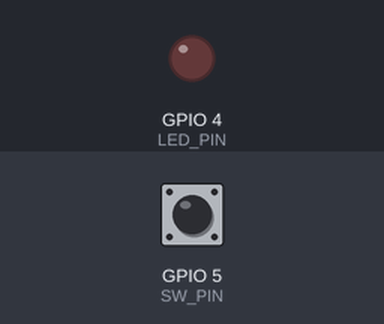
Recording of a program running on a simulated ESP32-S3. Parts: output pins drawn as LEDs (lit = HIGH). The inputs (shaded band) are chosen by the test bench; at power-on: GPIO 5 (SW_PIN) LOW. Storage starts empty; what the program prints to the serial monitor is not drawn.

Above: at 1.8 s.
1.9 s: GPIO 5 (SW_PIN) pulled HIGH for 0.15 s
At 3.3 s:
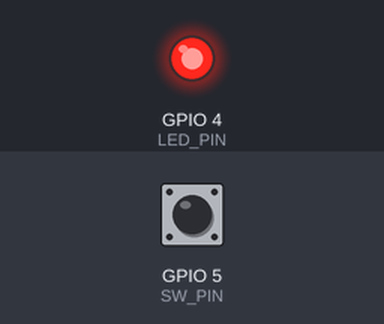
5.1 s: GPIO 5 (SW_PIN) pulled HIGH for 1 s
At 5.4 s:
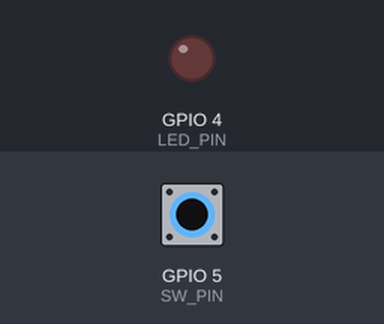
7.6 s: GPIO 5 (SW_PIN) pulled HIGH for 3.2 s
At 11.7 s:
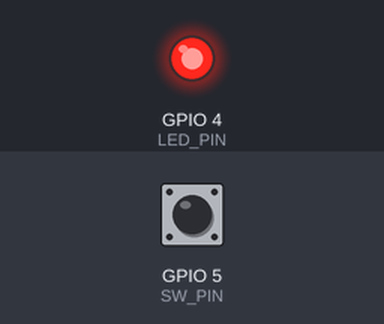
Timing chart, 0 to 13.2 s (numbered marks = the images above; inputs shaded):
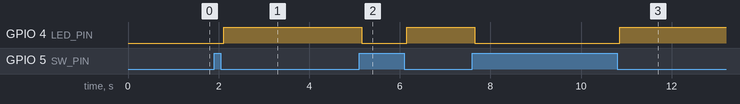

Measured:
- after the input at 1.9 s, GPIO 4 (LED_PIN): LOW → HIGH after 0.21 s
- after the input at 5.1 s, GPIO 4 (LED_PIN): HIGH → LOW after 0.06 s, → HIGH 1.0 s later
- after the input at 7.6 s, GPIO 4 (LED_PIN): HIGH → LOW after 0.06 s, → HIGH 3.2 s later

The program:

main.cpp
```cpp
#include <Arduino.h>
#include <HardwareSerial.h>
#include <SD.h>
#include <SPI.h>

// ── Pin Definitions ──────────────────────────────────────────────────────────
#define GPS_RX_PIN   18   // ESP RX ← GPS TX
#define GPS_TX_PIN   17   // ESP TX → GPS RX
#define SD_CS_PIN    10
#define SD_MOSI_PIN  11
#define SD_SCK_PIN   12
#define SD_MISO_PIN  13
#define LED_PIN       4
#define SW_PIN        5   // Changed from BTN_PIN to SW_PIN

// ── Configuration ────────────────────────────────────────────────────────────
#define GPS_BAUD      9600
#define SERIAL_BAUD   115200
#define LOG_FILENAME  "/gpsdata.csv"
#define LED_BLINK_MS  30   // Duration of write-blink

// ── GPS Serial ───────────────────────────────────────────────────────────────
HardwareSerial gpsSerial(1);

// Create a dedicated, low-level hardware SPI bus for the SD card
SPIClass sdSPI(FSPI);

// ── State ────────────────────────────────────────────────────────────────────
bool   sdReady         = false;
bool   isRecording     = false;
File   logFile;

// LED blink timing
uint32_t ledRestoreTime = 0;

// Switch state tracking
bool   lastSwitchState = HIGH;

// ── Forward Declarations ─────────────────────────────────────────────────────
bool isValidNMEA(const String &sentence);
bool isGPRMC(const String &sentence);
void dumpCSV();
void startRecording();
void stopRecording();
String parseNMEAtoCSV(const String &sentence);

// ── Helpers ──────────────────────────────────────────────────────────────────

bool isValidNMEA(const String &sentence) {
  if (sentence.length() < 10)        return false;
  if (sentence.charAt(0) != '$')     return false;
  int starIdx = sentence.lastIndexOf('*');
  if (starIdx < 0 || starIdx + 2 >= (int)sentence.length()) return false;

  uint8_t computed = 0;
  for (int i = 1; i < starIdx; i++) computed ^= (uint8_t)sentence.charAt(i);

  String hexStr = sentence.substring(starIdx + 1, starIdx + 3);
  hexStr.toUpperCase();
  uint8_t provided = (uint8_t)strtol(hexStr.c_str(), nullptr, 16);
  return computed == provided;
}

bool isGPRMC(const String &sentence) {
  return sentence.startsWith("$GPRMC") || sentence.startsWith("$GNRMC");
}

String parseNMEAtoCSV(const String &sentence) {
  int starIdx = sentence.lastIndexOf('*');
  String checksum = (starIdx >= 0) ? sentence.substring(starIdx + 1) : "";
  checksum.trim();
  String body = sentence.substring(1, starIdx >= 0 ? starIdx : sentence.length());
  return body + "," + checksum;
}

void dumpCSV() {
  Serial.println("\n===== BEGIN CSV EXPORT =====");
  File dumpFile = SD.open(LOG_FILENAME, FILE_READ);
  if (!dumpFile) {
    Serial.println("[ERROR] Could not open file for reading.");
    return;
  }
  while (dumpFile.available()) Serial.write(dumpFile.read());
  dumpFile.close();
  Serial.println("\n====== END CSV EXPORT ======\n");
}

void startRecording() {
  if (!sdReady) {
    Serial.println("[WARN] SD not ready – cannot start recording.");
    return;
  }
  bool fileExists = SD.exists(LOG_FILENAME);
  logFile = SD.open(LOG_FILENAME, FILE_APPEND);
  if (!logFile) {
    Serial.println("[ERROR] Failed to open CSV file.");
    return;
  }
  if (!fileExists) {
    logFile.println("Message_Type,Time,Status,Latitude,NS,Longitude,EW,Speed,Angle,Date,MagVar,MagDir,Checksum");
    logFile.flush();
    Serial.println("[INFO] New CSV created. Headers written.");
  }
  isRecording = true;
  digitalWrite(LED_PIN, HIGH);   // Solid ON = recording active
  Serial.println("[INFO] Recording STARTED → " LOG_FILENAME);
}

void stopRecording() {
  if (logFile) { logFile.flush(); logFile.close(); }
  isRecording = false;
  digitalWrite(LED_PIN, LOW);
  ledRestoreTime = 0;
  Serial.println("[INFO] Recording STOPPED.");
  dumpCSV();
}

// ── Setup ────────────────────────────────────────────────────────────────────
void setup() {
  Serial.begin(SERIAL_BAUD);
  delay(500);
  Serial.println("\n=== GPS SD Logger ===");

  pinMode(LED_PIN, OUTPUT);
  digitalWrite(LED_PIN, LOW);
  pinMode(SW_PIN, INPUT_PULLUP);

  // Initialize Switch State
  lastSwitchState = digitalRead(SW_PIN);

  gpsSerial.begin(GPS_BAUD, SERIAL_8N1, GPS_RX_PIN, GPS_TX_PIN);
  Serial.println("[INFO] GPS UART initialized.");

  // 1. Give the virtual SD card time to wake up
  delay(100);

  // 2. Initialize our dedicated hardware bus using your exact pins
  sdSPI.begin(SD_SCK_PIN, SD_MISO_PIN, SD_MOSI_PIN, SD_CS_PIN);

  // 3. Force the SD library to use our custom bus instead of the buggy default one
  if (!SD.begin(SD_CS_PIN, sdSPI, 4000000)) {
    Serial.println("[ERROR] SD card mount failed! Check wiring/power.");
  } else {
    Serial.println("[INFO] SD card mounted successfully.");
    sdReady = true;
  }

  Serial.println("[INFO] Slide switch to start recording.");
}

// ── Loop ─────────────────────────────────────────────────────────────────────
void loop() {

  // ── 1. Non-blocking write-blink restore ───────────────────────────────────
  if (isRecording && ledRestoreTime != 0 && millis() >= ledRestoreTime) {
    digitalWrite(LED_PIN, HIGH);
    ledRestoreTime = 0;
  }

  // ── 2. Switch State Reader ────────────────────────────────────────────────
  bool currentSwitchState = digitalRead(SW_PIN);

  if (currentSwitchState != lastSwitchState) {
    delay(50); // Small mechanical debounce just in case
    currentSwitchState = digitalRead(SW_PIN);

    if (currentSwitchState != lastSwitchState) {
      lastSwitchState = currentSwitchState;

      if (currentSwitchState == LOW) {
        startRecording(); // Switch slid to the left (Grounded)
      } else {
        stopRecording();  // Switch slid to the right (Floating/High)
      }
    }
  }

  // ── 3. GPS ingestion ──────────────────────────────────────────────────────
  static String nmeaBuffer = "";

  while (gpsSerial.available()) {
    char c = (char)gpsSerial.read();

    if (c == '\r') continue;

    if (c == '\n') {
      nmeaBuffer.trim();

      if (nmeaBuffer.length() > 0) {
        if (isRecording && isGPRMC(nmeaBuffer)) {
          if (isValidNMEA(nmeaBuffer)) {
            String csvRow = parseNMEAtoCSV(nmeaBuffer);
            logFile.println(csvRow);
            logFile.flush();

            digitalWrite(LED_PIN, LOW);
            ledRestoreTime = millis() + LED_BLINK_MS;

            Serial.print("[LOG] ");
            Serial.println(csvRow);
          } else {
            Serial.println("[WARN] Bad checksum – skipped.");
          }
        } else if (!isRecording) {
          Serial.print("[GPS] ");
          Serial.println(nmeaBuffer);
        }
      }
      nmeaBuffer = "";
    } else {
      nmeaBuffer += c;
    }
  }
}
```
